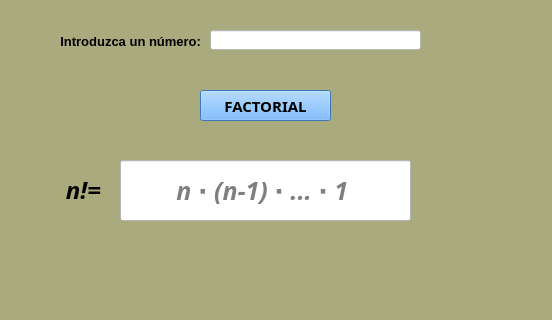
<?xml version="1.0" encoding="UTF-8"?>
<ui version="4.0">
 <class>MainWindow</class>
 <widget class="QMainWindow" name="MainWindow">
  <property name="geometry">
   <rect>
    <x>0</x>
    <y>0</y>
    <width>552</width>
    <height>320</height>
   </rect>
  </property>
  <property name="windowTitle">
   <string>MainWindow</string>
  </property>
  <property name="styleSheet">
   <string notr="true">background-color: rgb(170, 170, 127);</string>
  </property>
  <widget class="QWidget" name="centralwidget">
   <widget class="QLabel" name="lbl_inst">
    <property name="geometry">
     <rect>
      <x>40</x>
      <y>31</y>
      <width>161</width>
      <height>21</height>
     </rect>
    </property>
    <property name="text">
     <string>&lt;html&gt;&lt;head/&gt;&lt;body&gt;&lt;p align=&quot;right&quot;&gt;&lt;span style=&quot; font-size:10pt; font-weight:600;&quot;&gt;Introduzca un número:&lt;/span&gt;&lt;/p&gt;&lt;/body&gt;&lt;/html&gt;</string>
    </property>
   </widget>
   <widget class="QLineEdit" name="txt_num">
    <property name="enabled">
     <bool>true</bool>
    </property>
    <property name="geometry">
     <rect>
      <x>210</x>
      <y>30</y>
      <width>211</width>
      <height>20</height>
     </rect>
    </property>
    <property name="font">
     <font>
      <pointsize>13</pointsize>
     </font>
    </property>
    <property name="toolTip">
     <string>Introduce solo números</string>
    </property>
    <property name="styleSheet">
     <string notr="true">background-color: rgb(255, 255, 255);</string>
    </property>
   </widget>
   <widget class="QLabel" name="lbl_fact">
    <property name="geometry">
     <rect>
      <x>50</x>
      <y>170</y>
      <width>51</width>
      <height>41</height>
     </rect>
    </property>
    <property name="font">
     <font>
      <family>Lucida Fax</family>
      <weight>75</weight>
      <italic>true</italic>
      <bold>true</bold>
     </font>
    </property>
    <property name="text">
     <string>&lt;html&gt;&lt;head/&gt;&lt;body&gt;&lt;p align=&quot;right&quot;&gt;&lt;span style=&quot; font-size:18pt; font-weight:600;&quot;&gt;n!=&lt;/span&gt;&lt;/p&gt;&lt;/body&gt;&lt;/html&gt;</string>
    </property>
   </widget>
   <widget class="QLineEdit" name="txt_fact">
    <property name="enabled">
     <bool>false</bool>
    </property>
    <property name="geometry">
     <rect>
      <x>120</x>
      <y>160</y>
      <width>291</width>
      <height>61</height>
     </rect>
    </property>
    <property name="font">
     <font>
      <family>Lucida Fax</family>
      <pointsize>19</pointsize>
      <weight>75</weight>
      <italic>true</italic>
      <bold>true</bold>
     </font>
    </property>
    <property name="styleSheet">
     <string notr="true">background-color: rgb(255, 255, 255);</string>
    </property>
    <property name="text">
     <string/>
    </property>
    <property name="alignment">
     <set>Qt::AlignCenter</set>
    </property>
    <property name="placeholderText">
     <string>n ⋅ (n-1) ⋅ ... ⋅ 1 </string>
    </property>
   </widget>
   <widget class="QPushButton" name="btn_fact">
    <property name="geometry">
     <rect>
      <x>200</x>
      <y>90</y>
      <width>131</width>
      <height>31</height>
     </rect>
    </property>
    <property name="font">
     <font>
      <family>Gadugi</family>
      <pointsize>11</pointsize>
      <weight>75</weight>
      <bold>true</bold>
     </font>
    </property>
    <property name="styleSheet">
     <string notr="true">background-color: rgb(85, 170, 255);</string>
    </property>
    <property name="text">
     <string>FACTORIAL</string>
    </property>
   </widget>
  </widget>
  <widget class="QMenuBar" name="menubar">
   <property name="geometry">
    <rect>
     <x>0</x>
     <y>0</y>
     <width>552</width>
     <height>22</height>
    </rect>
   </property>
  </widget>
  <widget class="QStatusBar" name="statusbar"/>
 </widget>
 <resources/>
 <connections/>
</ui>
